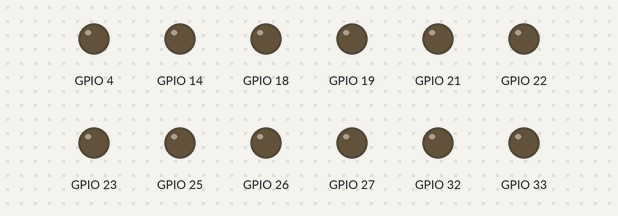
Bench run of a sketch on a simulated ESP32. Shown: output pins drawn as LEDs (lit = HIGH). WiFi joins after 1.5 s; servers stay silent unless stated; what the sketch prints to the serial monitor is not drawn.

Above: at 0.1 s.
At 1.6 s:
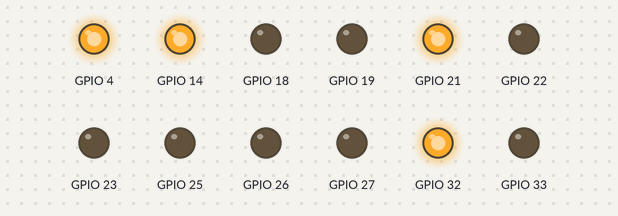
At 6.6 s:
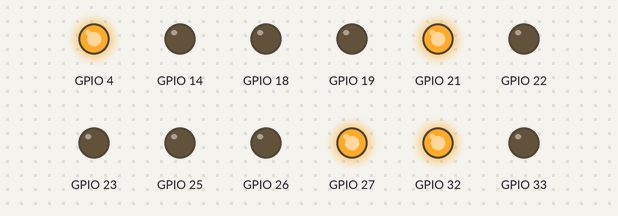
At 16.6 s:
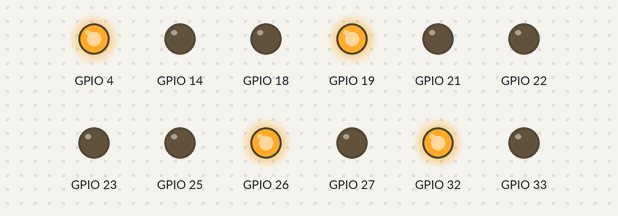
At 26.6 s:
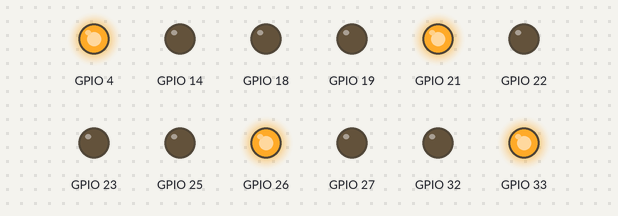
At 36.6 s:
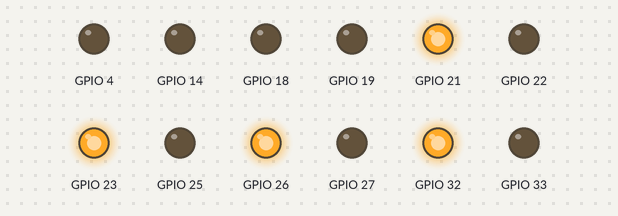
Timing chart, 0 to 38.1 s (numbered marks = the images above):
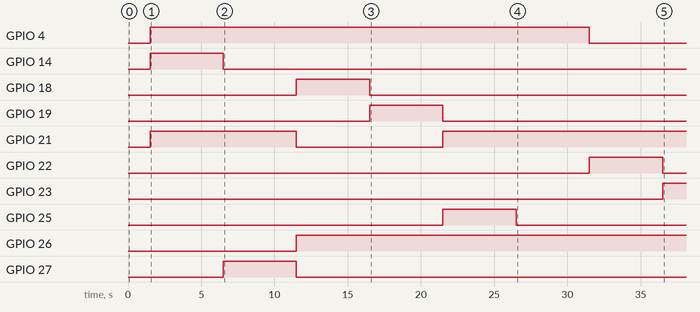

The sketch:

esp32_light_controller.ino
```cpp
#include <WiFi.h>
#include <AsyncTCP.h>
#include <ESPAsyncWebServer.h>
#include <ArduinoJson.h>

const char* ssid = "Gokul";
const char* password = "12345678";


struct TrafficTiming {
  int green;
  int yellow;
  int red;
};


TrafficTiming north = {5, 5, 5};
TrafficTiming south = {5, 5, 5};
TrafficTiming east  = {5, 5, 5};
TrafficTiming west  = {5, 5, 5};


struct TrafficLights {
  int greenPin;
  int yellowPin;
  int redPin;
};

TrafficLights lightsNorth = {14, 27, 26};
TrafficLights lightsSouth = {25, 33, 32};
TrafficLights lightsEast  = {18, 19, 21};
TrafficLights lightsWest  = {22, 23, 4};

AsyncWebServer server(80);


void setupPins() {
  TrafficLights dirs[] = {lightsNorth, lightsSouth, lightsEast, lightsWest};
  for (auto dir : dirs) {
    pinMode(dir.greenPin, OUTPUT);
    pinMode(dir.yellowPin, OUTPUT);
    pinMode(dir.redPin, OUTPUT);
    digitalWrite(dir.greenPin, LOW);
    digitalWrite(dir.yellowPin, LOW);
    digitalWrite(dir.redPin, LOW);
  }
}


void allRed() {
  digitalWrite(lightsNorth.redPin, HIGH);
  digitalWrite(lightsSouth.redPin, HIGH);
  digitalWrite(lightsEast.redPin, HIGH);
  digitalWrite(lightsWest.redPin, HIGH);

  digitalWrite(lightsNorth.greenPin, LOW);
  digitalWrite(lightsSouth.greenPin, LOW);
  digitalWrite(lightsEast.greenPin, LOW);
  digitalWrite(lightsWest.greenPin, LOW);

  digitalWrite(lightsNorth.yellowPin, LOW);
  digitalWrite(lightsSouth.yellowPin, LOW);
  digitalWrite(lightsEast.yellowPin, LOW);
  digitalWrite(lightsWest.yellowPin, LOW);
}

void runDirection(TrafficLights lights, TrafficTiming timing) {
  allRed();
  digitalWrite(lights.redPin, LOW);
  digitalWrite(lights.greenPin, HIGH);
  delay(timing.green * 1000);

  digitalWrite(lights.greenPin, LOW);
  digitalWrite(lights.yellowPin, HIGH);
  delay(timing.yellow * 1000);
  digitalWrite(lights.yellowPin, LOW);
  digitalWrite(lights.redPin, HIGH);
}

void setup() {
  Serial.begin(115200);
  setupPins();

  WiFi.begin(ssid, password);
  Serial.printf("🔌 Connecting to %s", ssid);
  while (WiFi.status() != WL_CONNECTED) {
    delay(500);
    Serial.print(".");
  }
  Serial.println("\n✅ WiFi connected!");
  Serial.println(WiFi.localIP());

  server.on("/", HTTP_GET, [](AsyncWebServerRequest *request){
    request->send(200, "text/plain", "ESP32 Traffic Controller Online");
  });

  server.on("/update_timings", HTTP_POST, [](AsyncWebServerRequest *request){}, NULL,
    [](AsyncWebServerRequest *request, uint8_t *data, size_t len, size_t, size_t) {
      StaticJsonDocument<512> doc;
      if (deserializeJson(doc, data)) {
        request->send(400, "application/json", "{\"status\":\"error\",\"msg\":\"Invalid JSON\"}");
        return;
      }

      north = { doc["north"]["green"], doc["north"]["yellow"], doc["north"]["red"] };
      south = { doc["south"]["green"], doc["south"]["yellow"], doc["south"]["red"] };
      east  = { doc["east"]["green"],  doc["east"]["yellow"],  doc["east"]["red"] };
      west  = { doc["west"]["green"],  doc["west"]["yellow"],  doc["west"]["red"] };

      Serial.println("✅ New timings received:");
      serializeJsonPretty(doc, Serial);

      request->send(200, "application/json", "{\"status\":\"success\"}");
    });

  server.begin();
}

void loop() {
  runDirection(lightsNorth, north);
  runDirection(lightsEast, east);
  runDirection(lightsSouth, south);
  runDirection(lightsWest, west);
}
```

Measured:
- by itself, GPIO 4: LOW → HIGH at 1.5 s, → LOW 30.0 s later
- by itself, GPIO 14: LOW → HIGH at 1.5 s, → LOW 5.0 s later
- by itself, GPIO 18: LOW → HIGH at 11.5 s, → LOW 5.0 s later
- by itself, GPIO 19: LOW → HIGH at 16.5 s, → LOW 5.0 s later
- by itself, GPIO 21: LOW → HIGH at 1.5 s, → LOW 10.0 s later, → HIGH 10.0 s later
- by itself, GPIO 22: LOW → HIGH at 31.5 s, → LOW 5.0 s later
- by itself, GPIO 23: LOW → HIGH at 36.5 s
- by itself, GPIO 25: LOW → HIGH at 21.5 s, → LOW 5.0 s later
